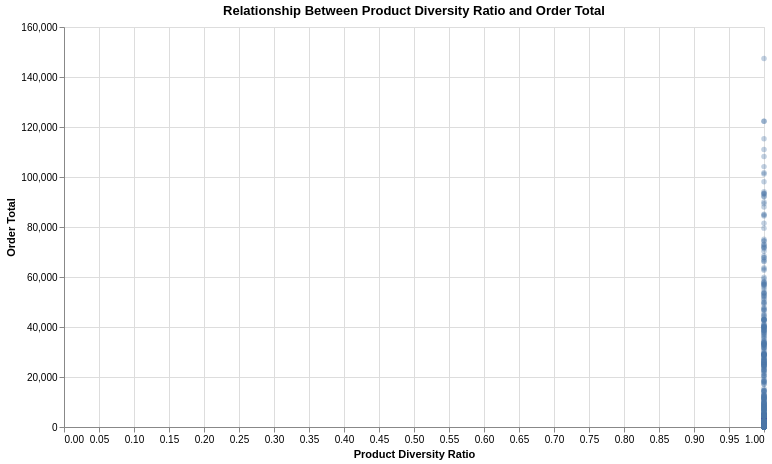

Write notebook code for a chart like this one.
### Code cell
feature_3_plot_data = pd.DataFrame({
    feature_3: X_train[feature_3],
    "order_total": y_train_model
})

alt.Chart(feature_3_plot_data).mark_circle(opacity=0.35).encode(
    x=alt.X(f"{feature_3}:Q", title="Product Diversity Ratio"),
    y=alt.Y("order_total:Q", title="Order Total"),
    tooltip=[feature_3, "order_total"]
).properties(
    title="Relationship Between Product Diversity Ratio and Order Total",
    width=700,
    height=400
)

### Figure 1 — Vega-Lite specification as saved in the notebook (floating-point values rounded to 4 significant figures; data arrays with more than 128 entries replaced by an {"elided": "..."} marker saying what was removed)
{"config": {"view": {"continuousWidth": 300, "continuousHeight": 300}}, "data": {"name": "data-f4f73b843fb4cbfc895fa86018b02243"}, "mark": {"type": "circle", "opacity": 0.35}, "encoding": {"tooltip": [{"field": "product_diversity_ratio", "type": "quantitative"}, {"field": "order_total", "type": "quantitative"}], "x": {"field": "product_diversity_ratio", "title": "Product Diversity Ratio", "type": "quantitative"}, "y": {"field": "order_total", "title": "Order Total", "type": "quantitative"}}, "height": 400, "title": "Relationship Between Product Diversity Ratio and Order Total", "width": 700, "$schema": "https://vega.github.io/schema/vega-lite/v5.20.1.json", "datasets": {"data-f4f73b843fb4cbfc895fa86018b02243": {"elided": "10749 records"}}}
